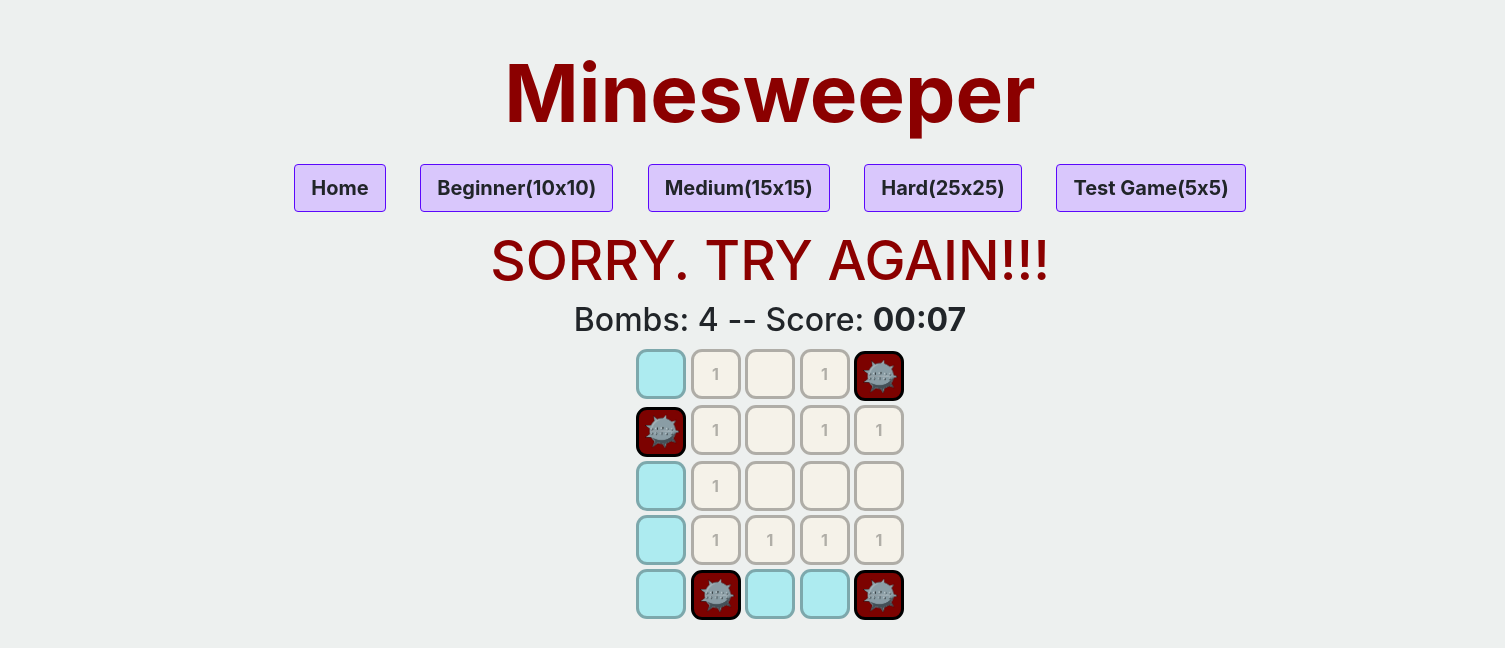
The page /refresh-game on the database its author committed.
### setup/models.py (models this page shows)
class GameInfo(db.Model):
    id = db.Column(db.Integer, primary_key=True)
    length = db.Column(db.Integer)
    updated_time = db.Column(db.Integer)
    game_over = db.Column(db.Integer, default=0)
    disabled_nodes = db.Column(MutableList.as_mutable(PickleType), default=[])
    start_time = db.Column(db.Float)
    leader_board = db.Column(db.Integer, default=0)

class Nodes(db.Model):
    id = db.Column(db.Integer, primary_key=True)
    value = db.Column(db.Integer, default=0)
    status = db.Column(db.Integer, default=0)
    surrounding_nodes = db.Column(MutableList.as_mutable(PickleType), default=[0, 0, 0, 0, 0, 0, 0, 0])

### setup/features.py (the view)
@features.route('/refresh-game', methods=['POST', 'GET'])
def refresh_game():
    game = Nodes.query.all()
    flagged_nodes = len(Nodes.query.filter_by(status=3).all())
    game_info = GameInfo.query.filter_by(id=1).first()
    db.session.commit()
    return render_template('start.html', game=game, game_info=game_info, flagged_nodes=flagged_nodes)

### setup/templates/start.html (shortened to what this page needs)
<!DOCTYPE html>
<html lang="en">
<head>
    <link
      rel="stylesheet"
      href="https://stackpath.bootstrapcdn.com/bootstrap/4.4.1/css/bootstrap.min.css"
    />
    <link rel="stylesheet" href="{{ url_for('static', filename='style.css') }}">
</head>
<body onload="update_time({{ game_time }})">
<div style="text-align: center; width: 1450px">
    <h1 class="title">Minesweeper</h1>
    <div style="text-align: center;">
        {% if not leader_board %}
        <form action="{{ url_for('features.start') }}" method="GET" style="display: inline;">
            <button type="submit" class="btn">Home</button>
        </form>
        {% endif %}
        <form action="{{ url_for('features.set_game_grid', length=10) }}" method="GET" style="display: inline;">
            <button type="submit" class="btn">Beginner(10x10)</button>
        </form>
        <form action="{{ url_for('features.set_game_grid', length=15) }}" method="GET" style="display: inline;">
            <button type="submit" class="btn">Medium(15x15)</button>
        </form>
        <form action="{{ url_for('features.set_game_grid', length=25) }}" method="GET" style="display: inline;">
            <button type="submit" class="btn">Hard(25x25)</button>
        </form>
        <form action="{{ url_for('features.set_game_grid', length=5) }}" method="GET" style="display: inline;">
            <button type="submit" class="btn">Test Game(5x5)</button>
        </form>
    </div>
    <h1 align="center" class="{{ display }}" id="game_over">{{ message }}</h1>
    {% if game %}
        {% set minutes = (game_info.updated_time / 60)|int %}
        {% set seconds = game_info.updated_time % 60 %}
        <h2 align="center">
            {% if game_info.game_over == -1 %}
                Bombs: {{ (0.15 * game_info.length * game_info.length)|round|int }}  --
            {% else %}
                Bombs: {{ (0.15 * game_info.length * game_info.length)|round|int - flagged_nodes }}  --
            {% endif %}
            Score: <b id="time"><span id="minutes">{{ "%02d" % minutes }}</span>:<span id="seconds">{{ "%02d" % seconds }}</span></b>
        </h2>
        {% for node in game %}
            {% if node.status == 0 %}
                {% set display = 'grid inactive' %}
            {% elif node.status == 2 %}
                {% set display = 'grid active_mine' %}
            {% elif node.status == 3 %}
                {% set display = 'grid flagged_node' %}
            {% elif node.status == 4 %}
                {% set display = 'grid wrongly_flagged_node' %}
            {% else %}
                {% set display = 'grid active' %}
            {% endif %}
            {% if game_info.game_over != 0 or node.id in game_info.disabled_nodes %}
                {% set disabled_tag_id = node.id %}
                <button class="{{ display }}" id="{{ disabled_tag_id }}" disabled>
                    {% if display == 'grid inactive' or (node.value == 0 and node.status == 1) %}
                        <span class="zero">{{ node.value }}</span>
                    {% elif display == 'grid wrongly_flagged_node' %}
                        <img align="center" src="{{ url_for('features.send_image', filename='skull.png') }}" height="30px" width="30px">
                    {% elif display == 'grid flagged_node' %}
                        <img align="center" src="{{ url_for('features.send_image', filename='flag.png') }}" height="35px" width="35px">
                    {% else %}
                        {% if node.value == -1 %}
                            <img align="center" src="{{ url_for('features.send_image', filename='mine_img.png') }}" height="35px" width="35px">
                        {% else %}
                            <span>{{ node.value }}</span>
                        {% endif %}
                    {% endif %}
                </button>
            {% endif %}
            {% if loop.index % game_info.length == 0 %}
                <br />
            {% endif %}
        {% endfor %}
    {% endif %}
</div>
</body>
</html>

### setup/static/style.css (style rules this page uses)
.grid { cursor: pointer; border: solid; height: 50px; width: 50px; font-weight: bold; font-size: 16px; margin: 2px 0px; border-radius: 11px; }
.inactive { background-color: #adebf0; }
.active { background-color: #f5f2e9; }
.active_mine { background-color: #7c0200; color: white; border-color: black; }
body { margin: 45px; background-color: #EDF0EF; }
.btn { background-color: #D9C7FC; padding: 8px 16px; font-size: 14px; border: none; cursor: pointer; margin: 15px; border: solid; border-width: 1px; border-color: #5B08FC; font-weight: bold; font-size: 20px }
.game_lost { font-size: 55px; color: darkred; }
.title { font-size: 80px; color: darkred; font-weight: bold; }

### rows shown on the page
GameInfo: (0.15*game_info.length*game_info.length)|round|int "4"
Nodes: value "1"
Nodes: value "1"
Nodes: value -1 (drawn)
Nodes: value -1 (drawn)
Nodes: value "1"
Nodes: value "1"
Nodes: value "1"
Nodes: value "1"
Nodes: value "1"
Nodes: value "1"
Nodes: value "1"
Nodes: value "1"
Nodes: value -1 (drawn)
Nodes: value -1 (drawn)

### other values the page prints
{{ message }} "SORRY. TRY AGAIN!!!"
{{ "%02d" % minutes }} "00"
{{ "%02d" % seconds }} "07"
